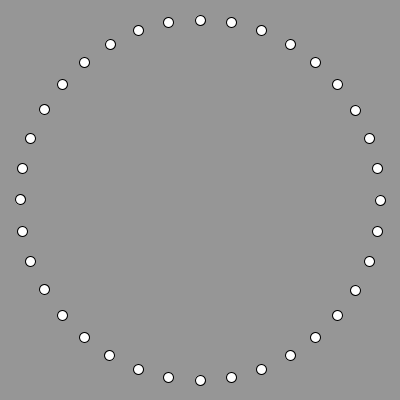
Frame 1 (no input)
Frame 60 (the mouse pressed at the canvas centre just before this capture): identical to frame 1, image omitted
Frame 120 (the mouse held since frame 60 and released just before this capture): identical to frame 1, image omitted

The Processing sketch that drew this single still picture (run headless with seeded random() and noise(); from frame 60 on, the mouse is pressed at the canvas centre):

// Processing sketch: BasicCircles
// ── BasicCircles.pde
float a = 0;
int numberOfCircles = 36;
float inc = TWO_PI / numberOfCircles;
float x = 0;
float y = 0;
int radius = 180;

void setup() {
  size(400, 400);
  background(150);
}


void draw(){
  a = 0;
  background(150);

  for (int i = 0; i < numberOfCircles; i++) {

    x = sin(a) * radius + width / 2;
    y = cos(a) * radius + height / 2;
    ellipse(x, y, 10, 10);
    a += inc;
  }
}
